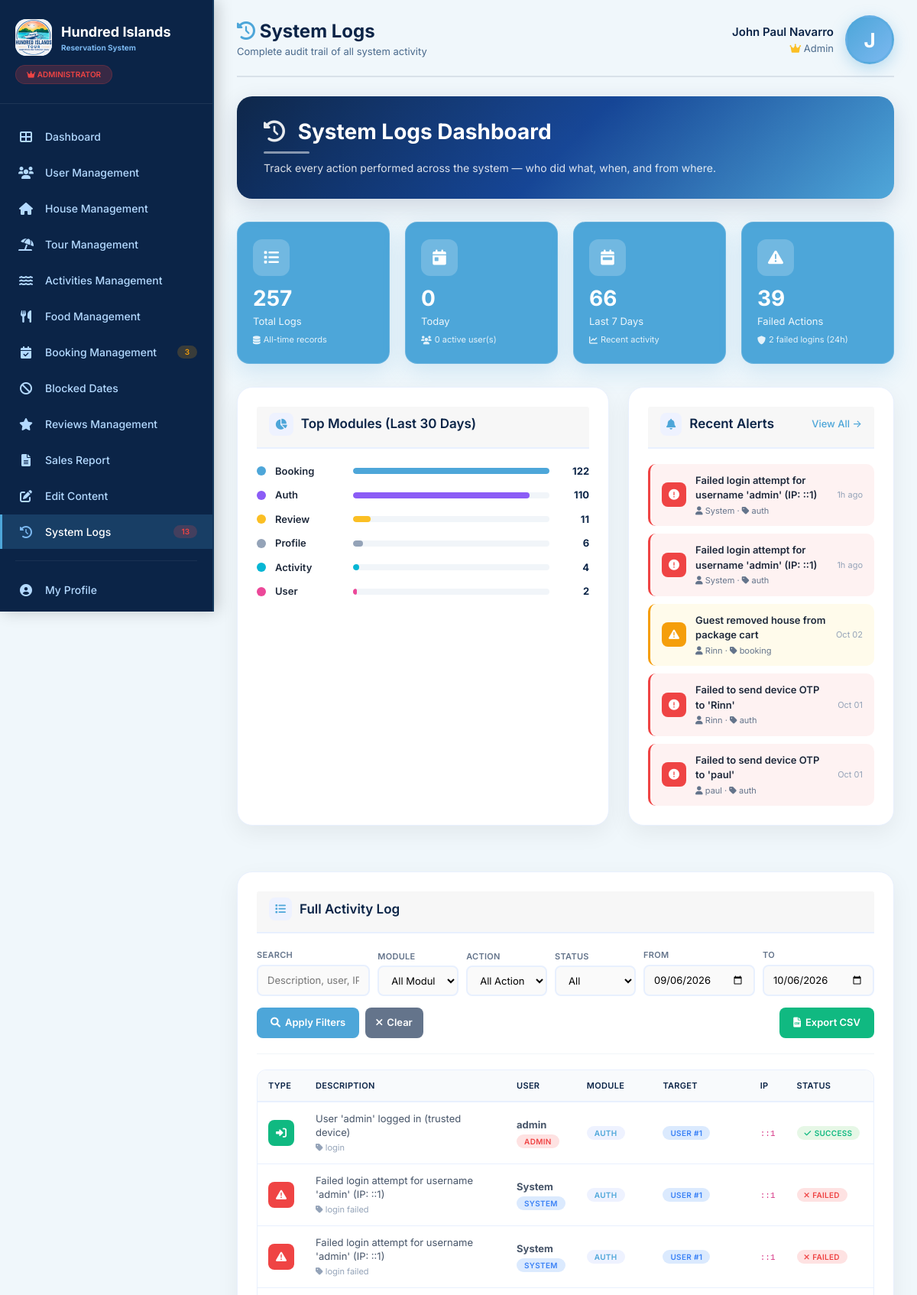
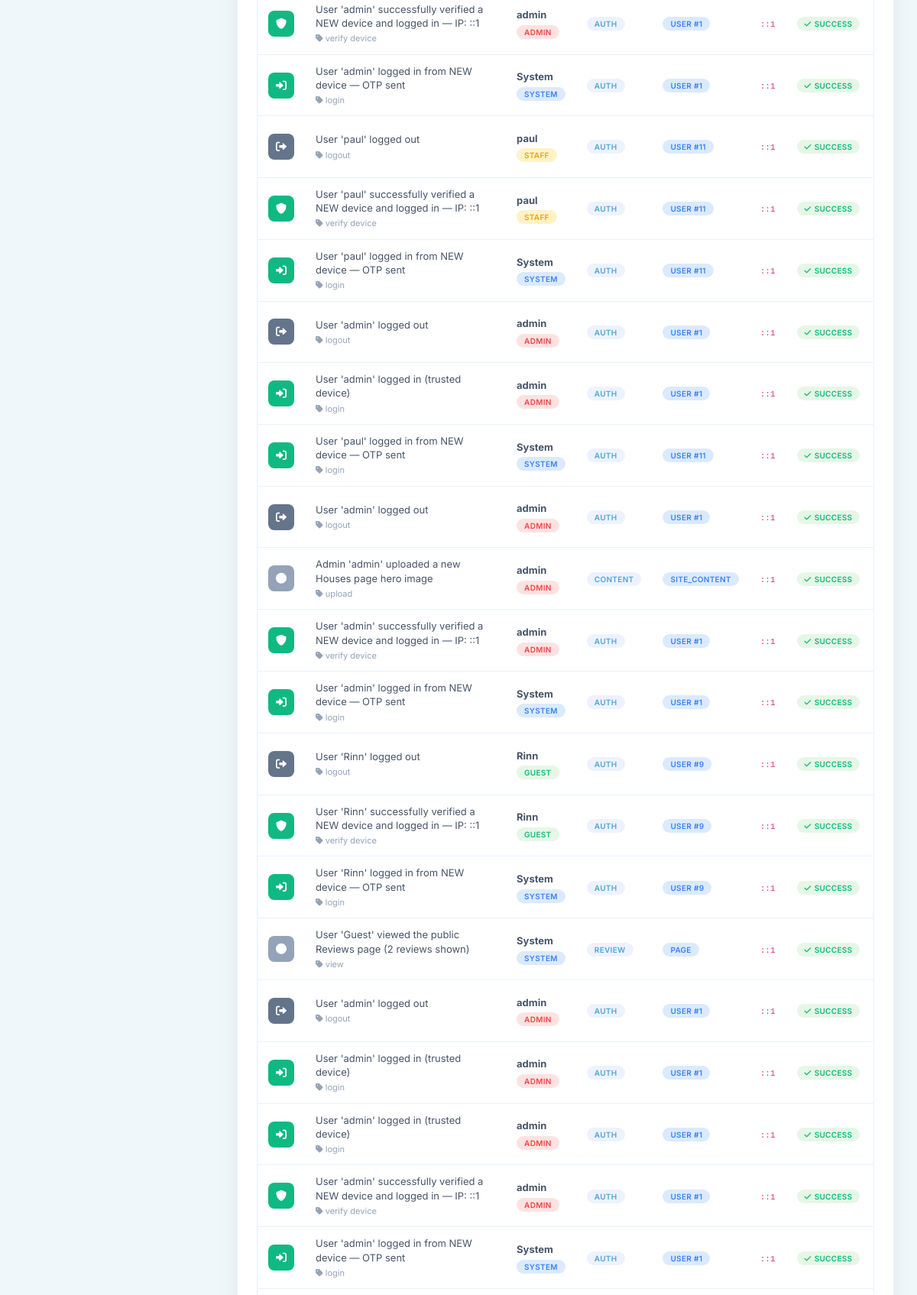
Page /system-logs.php (signed in, upper part) on the committed database (2 pictures, top to bottom).
### tables this page shows
CREATE TABLE `users` (
  `id` int(11) NOT NULL,
  `username` varchar(100) NOT NULL,
  `password` varchar(255) NOT NULL,
  `email` varchar(100) NOT NULL,
  `profile_photo` varchar(255) DEFAULT NULL,
  `fullname` varchar(200) NOT NULL,
  `first_name` varchar(80) DEFAULT NULL,
  `middle_name` varchar(80) DEFAULT NULL,
  `last_name` varchar(80) DEFAULT NULL,
  `name_suffix` varchar(20) DEFAULT NULL,
  `role` enum('admin','staff','guest') NOT NULL DEFAULT 'guest',
  `created_at` timestamp NOT NULL DEFAULT current_timestamp(),
  `reset_token` varchar(10) DEFAULT NULL,
  `reset_token_expires` datetime DEFAULT NULL
);

CREATE TABLE `system_logs` (
  `id` int(11) NOT NULL,
  `user_id` int(11) DEFAULT NULL,
  `username` varchar(100) DEFAULT NULL,
  `fullname` varchar(255) DEFAULT NULL,
  `role` varchar(20) DEFAULT NULL,
  `action` varchar(50) NOT NULL,
  `module` varchar(50) NOT NULL,
  `description` text DEFAULT NULL,
  `target_id` int(11) DEFAULT NULL,
  `target_type` varchar(50) DEFAULT NULL,
  `old_values` longtext DEFAULT NULL CHECK (json_valid(`old_values`)),
  `new_values` longtext DEFAULT NULL CHECK (json_valid(`new_values`)),
  `ip_address` varchar(45) DEFAULT NULL,
  `user_agent` varchar(500) DEFAULT NULL,
  `status` enum('success','failed','warning') DEFAULT 'success',
  `created_at` datetime DEFAULT current_timestamp()
);

### system-logs.php (the view, shortened to what the rows shown need)
<?php
require_once 'database.php';
$user_info = [];
try {
    $stmt = $pdo->prepare("SELECT * FROM users WHERE id = ?");
    $stmt->execute([$_SESSION['user_id']]);
    $user_info = $stmt->fetch();
} catch (PDOException $e) {}
if (!function_exists('getAdminAvatar')) {
    function getAdminAvatar($user_info) {
        $user_id = (int)($user_info['id'] ?? 0);
        $paths = [
            'uploads/profile/user_' . $user_id . '/' . $user_info['profile_photo'],
            'uploads/staff/' . $user_info['profile_photo'],
            'uploads/profile/' . $user_info['profile_photo'],
        ];
        return null;
    }
}
$admin_avatar       = getAdminAvatar($user_info);
$admin_initial      = strtoupper(substr($user_info['fullname'] ?? $user_info['username'] ?? 'U', 0, 1));
$admin_display_name = $user_info['fullname'] ?? $user_info['username'] ?? 'User';
$date_from = $_GET['date_from'] ?? date('Y-m-d', strtotime('-30 days'));
$date_to   = $_GET['date_to']   ?? date('Y-m-d');
$page      = max(1, (int)($_GET['page'] ?? 1));
$per_page  = 25;
$offset    = ($page - 1) * $per_page;
$where  = "WHERE DATE(created_at) BETWEEN ? AND ?";
$params = [$date_from, $date_to];
$stmt = $pdo->prepare("SELECT * FROM system_logs $where ORDER BY created_at DESC LIMIT $per_page OFFSET $offset");
$stmt->execute($params);
$logs = $stmt->fetchAll();
$top_modules = $pdo->query("
    SELECT module, COUNT(*) as cnt
    FROM system_logs
    WHERE created_at >= DATE_SUB(NOW(), INTERVAL 30 DAY)
    GROUP BY module
    ORDER BY cnt DESC
    LIMIT 6
")->fetchAll();
function actionIcon($action) {
    $icons = [
        'create'          => ['fa-plus-circle', '#10b981'],
        'update'          => ['fa-edit',        '#3b82f6'],
        'delete'          => ['fa-trash',       '#ef4444'],
        'login'           => ['fa-sign-in-alt', '#10b981'],
        'login_failed'    => ['fa-exclamation-triangle', '#ef4444'],
        'logout'          => ['fa-sign-out-alt','#64748b'],
        'register'        => ['fa-user-plus',   '#8b5cf6'],
        'verify_device'   => ['fa-shield-alt',  '#10b981'],
        'confirm_payment' => ['fa-check-circle','#10b981'],
        'reject_payment'  => ['fa-times-circle','#ef4444'],
        'confirm_rebook'  => ['fa-redo',        '#10b981'],
        'rebook'          => ['fa-redo',        '#f59e0b'],
        'cancel_rebook'   => ['fa-undo',        '#f59e0b'],
        'upload_proof'    => ['fa-upload',      '#0ea5e9'],
        'export'          => ['fa-file-csv',    '#10b981'],
    ];
    return $icons[$action] ?? ['fa-circle', '#94a3b8'];
}
function statusBadge($status) {
    if ($status === 'success') return '<span class="badge badge-success"><i class="fas fa-check"></i> Success</span>';
    if ($status === 'failed')  return '<span class="badge badge-danger"><i class="fas fa-times"></i> Failed</span>';
    return '<span class="badge badge-warning"><i class="fas fa-exclamation"></i> Warning</span>';
}
function roleBadge($role) {
    if ($role === 'admin') return '<span class="badge badge-role-admin">Admin</span>';
    if ($role === 'staff') return '<span class="badge badge-role-staff">Staff</span>';
    if ($role === 'guest') return '<span class="badge badge-role-guest">Guest</span>';
    return '<span class="badge badge-info">System</span>';
}
function moduleColor($m) {
    $map = [
        'auth' => '#8b5cf6', 'house' => '#10b981', 'tour' => '#f59e0b',
        'activity' => '#06b6d4', 'food' => '#ef4444', 'booking' => '#4DA6D9',
        'review' => '#fbbf24', 'user' => '#ec4899', 'content' => '#64748b',
        'system' => '#0B2447',
    ];
    return $map[$m] ?? '#94a3b8';
}
?>
<!DOCTYPE html>
<html lang="en">
<head>
    <link href="https://cdn.jsdelivr.net/npm/bootstrap@5.1.3/dist/css/bootstrap.min.css" rel="stylesheet">
    <link rel="stylesheet" href="https://cdnjs.cloudflare.com/ajax/libs/font-awesome/6.0.0/css/all.min.css">
</head>
<body>
<div class="app-container">
    <div class="main-content">
        <div class="top-bar">
            <div class="page-title">
                <h1>
                    <i class="fas fa-history"></i> System Logs
                </h1>
            </div>
            <div class="user-profile">
                <div class="user-info" style="text-align: right;">
                    <div class="user-name"><?php echo htmlspecialchars($admin_display_name); ?></div>
                    <div class="user-role"><i class="fas fa-crown" style="color: #fbbf24;"></i> Admin</div>
                </div>
                <div class="avatar">
                    <?php if($admin_avatar): ?>
                        <img src="<?php echo htmlspecialchars($admin_avatar); ?>?<?php echo time(); ?>" alt="Avatar">
                    <?php else: ?>
                        <?php echo $admin_initial; ?>
                    <?php endif; ?>
                </div>
            </div>
        </div>
        <div class="page-title-banner">
            <div class="banner-content">
                <h1><i class="fas fa-history"></i> System Logs Dashboard</h1>
            </div>
        </div>
        <div class="dashboard-grid">
            <div class="card">
                <div class="card-header">
                    <h2><i class="fas fa-chart-pie"></i> Top Modules (Last 30 Days)</h2>
                </div>
                <?php if(count($top_modules) > 0):
                ?>
                    <?php foreach($top_modules as $m):
                        $color = moduleColor($m['module']);
                    ?>
                    <?php endforeach; ?>
                <?php else: ?>
                <div class="no-alerts"><i class="fas fa-inbox" style="color: #cbd5e1;"></i>No activity in the last 30 days.</div>
                <?php endif; ?>
            </div>
            <div class="card">
                <div class="card-header">
                    <h2><i class="fas fa-bell"></i> Recent Alerts</h2>
                </div>
                <?php
                $recent_alerts = $pdo->query("
                    SELECT * FROM system_logs
                    WHERE status IN ('failed','warning') OR action IN ('login_failed','reject_payment','delete')
                    ORDER BY created_at DESC
                    LIMIT 5
                ")->fetchAll();
                ?>
                <?php if(count($recent_alerts) > 0): ?>
                <div class="alert-list">
                    <?php foreach($recent_alerts as $a):
                        $is_failed = $a['status'] === 'failed' || $a['action'] === 'login_failed';
                        $cls = $is_failed ? 'danger' : 'warning';
                        $ic  = $is_failed ? 'fa-exclamation-circle' : 'fa-exclamation-triangle';
                    ?>
                    <div class="alert-item <?php echo $cls; ?>">
                        <div class="alert-icon" style="background: <?php echo $is_failed ? '#ef4444' : '#f59e0b'; ?>;">
                            <i class="fas <?php echo $ic; ?>"></i>
                        </div>
                        <div class="alert-content">
                            <div class="alert-title"><?php echo htmlspecialchars(mb_substr($a['description'], 0, 60)) . (mb_strlen($a['description']) > 60 ? '...' : ''); ?></div>
                            <div class="alert-sub">
                                <i class="fas fa-user"></i> <?php echo htmlspecialchars($a['username'] ?? 'System'); ?>
                                · <i class="fas fa-tag"></i> <?php echo htmlspecialchars($a['module']); ?>
                            </div>
                        </div>
                        <div class="alert-time">
                            <?php
                            $diff = time() - strtotime($a['created_at']);
                            if ($diff < 60) echo $diff . 's ago';
                            elseif ($diff < 3600) echo floor($diff / 60) . 'm ago';
                            elseif ($diff < 86400) echo floor($diff / 3600) . 'h ago';
                            else echo date('M d', strtotime($a['created_at']));
                            ?>
                        </div>
                    </div>
                    <?php endforeach; ?>
                </div>
                <?php endif; ?>
            </div>
        </div>
        <div class="card">
            <div class="card-header">
                <h2><i class="fas fa-list"></i> Full Activity Log</h2>
            </div>
            <div class="table-responsive desktop-table">
                <?php if(count($logs) > 0): ?>
                <table>
                    <thead>
                        <tr>
                            <th style="width: 60px;">Type</th>
                            <th>Description</th>
                            <th>User</th>
                            <th>Module</th>
                            <th>Target</th>
                            <th>IP</th>
                            <th>Status</th>
                            <th>Date/Time</th>
                        </tr>
                    </thead>
                    <tbody>
                        <?php foreach($logs as $log):
                            [$icon, $color] = actionIcon($log['action']);
                        ?>
                        <tr>
                            <td>
                                <div class="log-icon" style="background: <?php echo $color; ?>;">
                                    <i class="fas <?php echo $icon; ?>"></i>
                                </div>
                            </td>
                            <td>
                                <div class="log-desc"><?php echo htmlspecialchars($log['description']); ?></div>
                                <div class="log-meta"><i class="fas fa-tag"></i> <?php echo htmlspecialchars(str_replace('_', ' ', $log['action'])); ?></div>
                            </td>
                            <td>
                                <strong><?php echo htmlspecialchars($log['username'] ?? 'System'); ?></strong>
                                <div class="log-meta"><?php echo roleBadge($log['role']); ?></div>
                            </td>
                            <td><span class="badge badge-module"><?php echo htmlspecialchars($log['module']); ?></span></td>
                            <td>
                                <?php if($log['target_type']): ?>
                                    <span class="badge badge-info">
                                        <?php echo htmlspecialchars($log['target_type']); ?>
                                        <?php if($log['target_id']): ?> #<?php echo (int)$log['target_id']; ?><?php endif; ?>
                                    </span>
                                <?php else: ?>
                                    <span style="color:#cbd5e1;">—</span>
                                <?php endif; ?>
                            </td>
                            <td><code style="font-size: 11px;"><?php echo htmlspecialchars($log['ip_address'] ?? '—'); ?></code></td>
                            <td><?php echo statusBadge($log['status']); ?></td>
                            <td>
                            </td>
                        </tr>
                        <?php endforeach; ?>
                    </tbody>
                </table>
                <?php endif; ?>
            </div>
        </div>
    </div>
</div>
</body>
</html>

### rows in the picture
users: fullname "John Paul Navarro", fullname "J"
system_logs: description "Failed login attempt for username 'admin' (IP: ::1)", username "System", module "auth", action "login failed", module "AUTH", target_type "USER", target "1", ip_address "::1", status "failed" (drawn)
system_logs: description "Failed login attempt for username 'admin' (IP: ::1)", username "System", module "auth", action "login failed", module "AUTH", target_type "USER", target "1", ip_address "::1", status "failed" (drawn)
system_logs: description "Guest removed house from package cart", username "Rinn", module "booking", created_at "Oct 02"
system_logs: description "Failed to send device OTP to 'Rinn'", username "Rinn", module "auth", created_at "Oct 01"
system_logs: description "Failed to send device OTP to 'paul'", username "paul", module "auth", created_at "Oct 01"
system_logs: description "User 'admin' logged in (trusted device)", action "login", username "admin", role "ADMIN", module "AUTH", target_type "USER", target "1", ip_address "::1", status "success" (drawn)
system_logs: description "User 'admin' successfully verified a NEW device and logged in — IP: ::1", action "verify device", username "admin", role "ADMIN", module "AUTH", target_type "USER", target "1", ip_address "::1", status "success" (drawn)
system_logs: description "User 'admin' logged in from NEW device — OTP sent", action "login", username "System", module "AUTH", target_type "USER", target "1", ip_address "::1", status "success" (drawn)
system_logs: description "User 'paul' logged out", action "logout", username "paul", role "STAFF", module "AUTH", target_type "USER", target "11", ip_address "::1", status "success" (drawn)
system_logs: description "User 'paul' successfully verified a NEW device and logged in — IP: ::1", action "verify device", username "paul", role "STAFF", module "AUTH", target_type "USER", target "11", ip_address "::1", status "success" (drawn)
system_logs: description "User 'paul' logged in from NEW device — OTP sent", action "login", username "System", module "AUTH", target_type "USER", target "11", ip_address "::1", status "success" (drawn)
system_logs: description "User 'admin' logged out", action "logout", username "admin", role "ADMIN", module "AUTH", target_type "USER", target "1", ip_address "::1", status "success" (drawn)
system_logs: description "User 'admin' logged in (trusted device)", action "login", username "admin", role "ADMIN", module "AUTH", target_type "USER", target "1", ip_address "::1", status "success" (drawn)
system_logs: description "User 'paul' logged in from NEW device — OTP sent", action "login", username "System", module "AUTH", target_type "USER", target "11", ip_address "::1", status "success" (drawn)
system_logs: description "User 'admin' logged out", action "logout", username "admin", role "ADMIN", module "AUTH", target_type "USER", target "1", ip_address "::1", status "success" (drawn)
system_logs: description "Admin 'admin' uploaded a new Houses page hero image", action "upload", username "admin", role "ADMIN", module "CONTENT", target_type "SITE_CONTENT", ip_address "::1", status "success" (drawn)
system_logs: description "User 'admin' successfully verified a NEW device and logged in — IP: ::1", action "verify device", username "admin", role "ADMIN", module "AUTH", target_type "USER", target "1", ip_address "::1", status "success" (drawn)
system_logs: description "User 'admin' logged in from NEW device — OTP sent", action "login", username "System", module "AUTH", target_type "USER", target "1", ip_address "::1", status "success" (drawn)
system_logs: description "User 'Rinn' logged out", action "logout", username "Rinn", role "GUEST", module "AUTH", target_type "USER", target "9", ip_address "::1", status "success" (drawn)
system_logs: description "User 'Rinn' successfully verified a NEW device and logged in — IP: ::1", action "verify device", username "Rinn", role "GUEST", module "AUTH", target_type "USER", target "9", ip_address "::1", status "success" (drawn)
system_logs: description "User 'Rinn' logged in from NEW device — OTP sent", action "login", username "System", module "AUTH", target_type "USER", target "9", ip_address "::1", status "success" (drawn)
system_logs: description "User 'Guest' viewed the public Reviews page (2 reviews shown)", action "view", username "System", module "REVIEW", target_type "PAGE", ip_address "::1", status "success" (drawn)
system_logs: description "User 'admin' logged out", action "logout", username "admin", role "ADMIN", module "AUTH", target_type "USER", target "1", ip_address "::1", status "success" (drawn)
system_logs: description "User 'admin' logged in (trusted device)", action "login", username "admin", role "ADMIN", module "AUTH", target_type "USER", target "1", ip_address "::1", status "success" (drawn)
system_logs: description "User 'admin' logged in (trusted device)", action "login", username "admin", role "ADMIN", module "AUTH", target_type "USER", target "1", ip_address "::1", status "success" (drawn)
system_logs: description "User 'admin' successfully verified a NEW device and logged in — IP: ::1", action "verify device", username "admin", role "ADMIN", module "AUTH", target_type "USER", target "1", ip_address "::1", status "success" (drawn)
system_logs: description "User 'admin' logged in from NEW device — OTP sent", action "login", username "System", module "AUTH", target_type "USER", target "1", ip_address "::1", status "success" (drawn)

### other values in the picture
$sidebar_pending_bookings "3"
$sidebar_failed_logs "13"
$stats['total'] "257"
$stats['today'] "0"
$active_users_today "0"
$stats['week'] "66"
$stats['failed'] "39"
$failed_logins_24h "2"
$m['module'] "Booking"
$m['cnt'] "122"
$m['module'] "Auth"
$m['cnt'] "110"
$m['module'] "Review"
$m['cnt'] "11"
$m['module'] "Profile"
